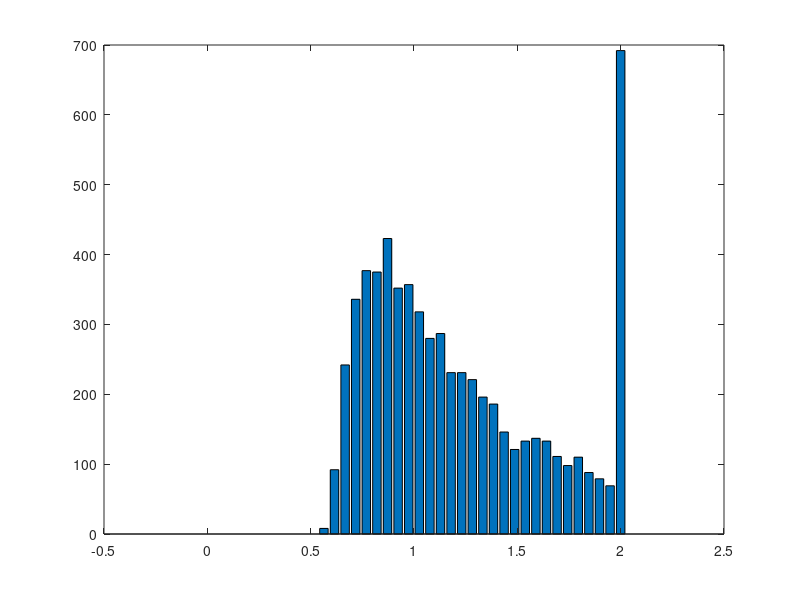

The MATLAB script that drew this image: (Note: this script raises an error after producing the figure.)
clear; close all; clc;

%%
%fix step size
dt = 0.001;
%parameter 
ndt = 0.5; %NON-DECISION TIME
mu = 0.5;  %BY CONVENTION MU MUST BE POSITIVE 
sd = 0.5;   %THIS IS VARIABILITY WITHIN THE WALK.  KEEP FIXED AT 1. 
nsteps = 2500; %MAX LENGTH OF WALK.  INCREASE TILL WARNING GOES AWAY
ntrials = 500; %NUMBER OF RUNS
criterion = 1; %CORRECT BOUNDARY LOCATION, INCORRECT IS ZERO 
beta = 0.5; % NORMALIZED BIAS
bias = beta*criterion; %ACTUAL BIAS
total_err_pr = 0; % keep running sum of err probability
total_err_rt = 0; % use total_err_pr to normalize this value
%set random number seed 
rng(19680104);

figure
total_errorrt = []; % used for histogram, accumulate all error_trials

% loop over all 100 samples of drift rate (i.e. mu)
for i_ = 1:100
    % OUTPUT VARIABLES
    sample = zeros(1,nsteps+1);   %This is a single random draw from normal distribution
    path = zeros(ntrials,nsteps+1); %This is all the random walks
    rt = zeros(ntrials,1);  %These are the rts across trials 
    correct = zeros(ntrials,1); %This is accuracy data. ZERO IS WRONG, ONE IS RIGHT
    sampled_mu = normrnd(mu,0.1,[1,1]);
    if sampled_mu < 0
        sampled_mu
        "SHIT"
    end
    %LOOP OVER ntrials.  
    for j = 1:ntrials
        goodpath = 0;
        while goodpath == 0
            draw = normrnd(sampled_mu*dt,sd*sqrt(dt),[1,nsteps]);  %DRAW A WALK
            sample(1) = bias; %START AT BIAS
            sample(2:nsteps+1) = draw; 
            walk = cumsum(sample); %SUM THE WALK.   
            crossbnd = find((walk > criterion) |(walk < 0)); %TEST BOTH BOUNDARIES  
            if ~isempty(crossbnd) %TEST IF IT CROSSED ONE OF THE BOUNDARIES AT LEAST
                goodpath = 1; %WALK IS GOOD, SET TO 1 TO EXIT WHILE LOOP
                path(j,:) = walk; %SAVE THE WALK
            else
                display('Bad Walk') %NOTIFY BAD WALK AND DRAW AGAIN LOWER
            end;
        end;
        rt(j) = crossbnd(1);  %RT IS FIRST CROSSING
        if path(j,rt(j)) > criterion  %TEST IF CORRECT
            path(j,rt(j):end) = criterion; %SET THE REST OF WALK TO BOUNDARY
            correct(j) = 1; %INDICATE CORRECT TRIAL
        else %TRIALIS INCORRECT
            path(j,rt(j):end) = 0; %SET THE REST OF WALK TO ZERO. 
        end; 
        %Add Non-decision time
        rt(j) = rt(j) + ndt/dt;	
    end
    % need to weight average incorrect response times by relative probabilities of incorrect
    %convert rt to milliseconds
    rt = rt*dt;
    errorrt = rt(find(correct == 0));
    total_errorrt = [total_errorrt; errorrt];
    % this trial's avg
    avg_err_rt = mean(errorrt);
    err_pr = 1 - mean(correct);
    total_err_rt = total_err_rt + avg_err_rt * err_pr;
    total_err_pr = total_err_pr + err_pr;
end

bins = linspace(0,2,40);
[n1,x] = hist(total_errorrt, bins); 
h = bar(x, n1);

% avg now over all trials
% weighed mean err response time!
avg_err_rt = total_err_rt / total_err_pr
xline(avg_err_rt,'--b');
xlabel('Response Time')
ylabel('Number of Trials')
title('Error Trial RTs')
